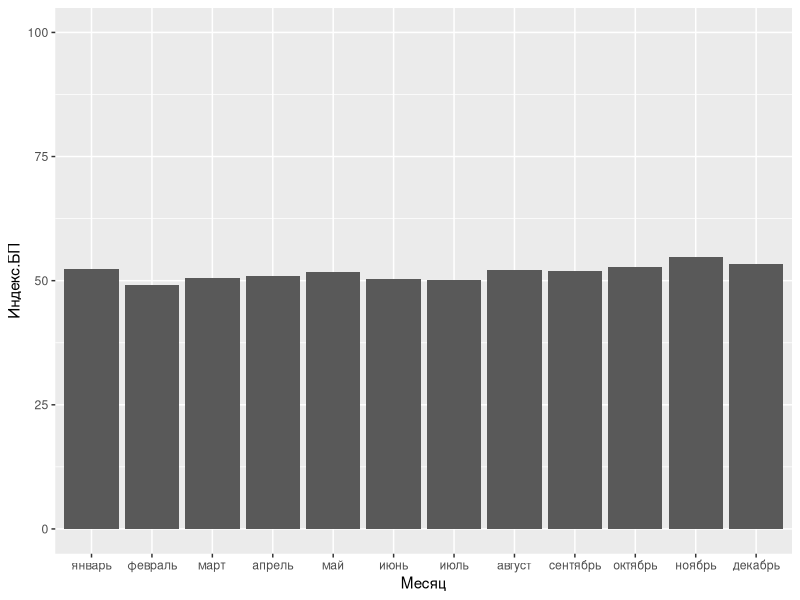
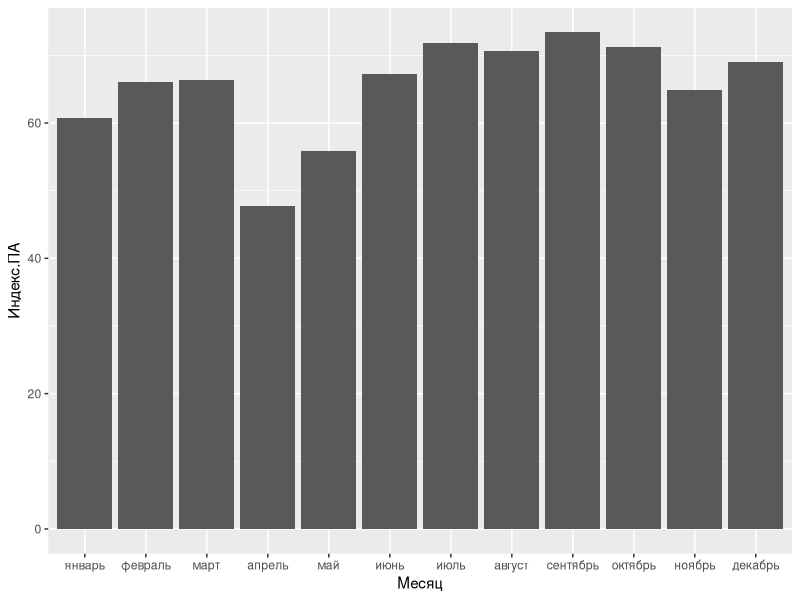
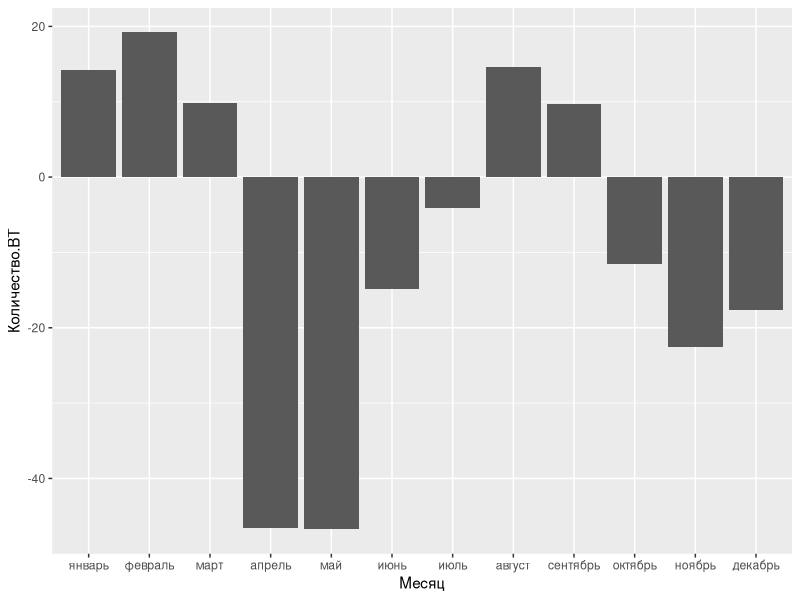
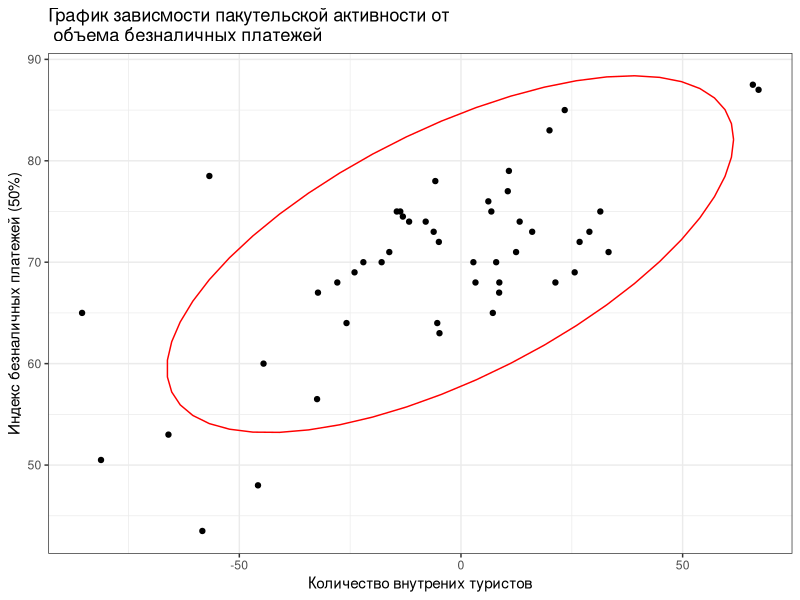
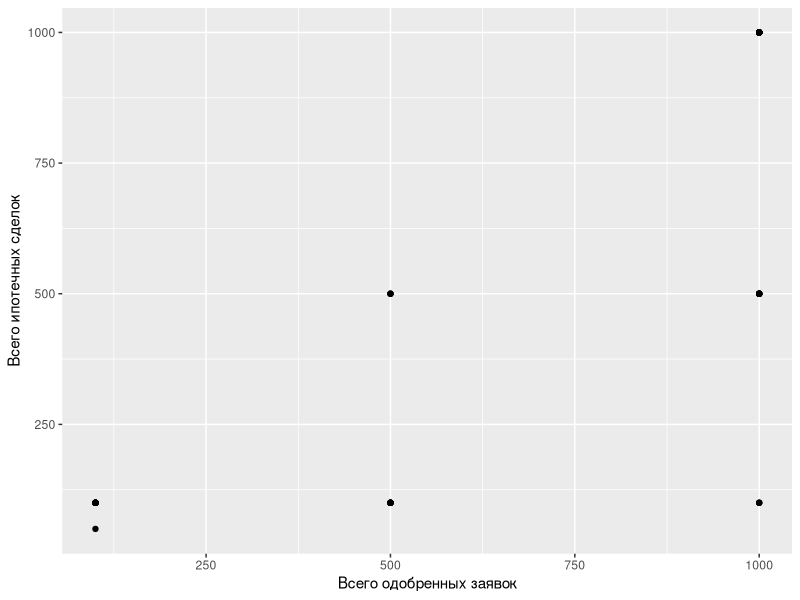
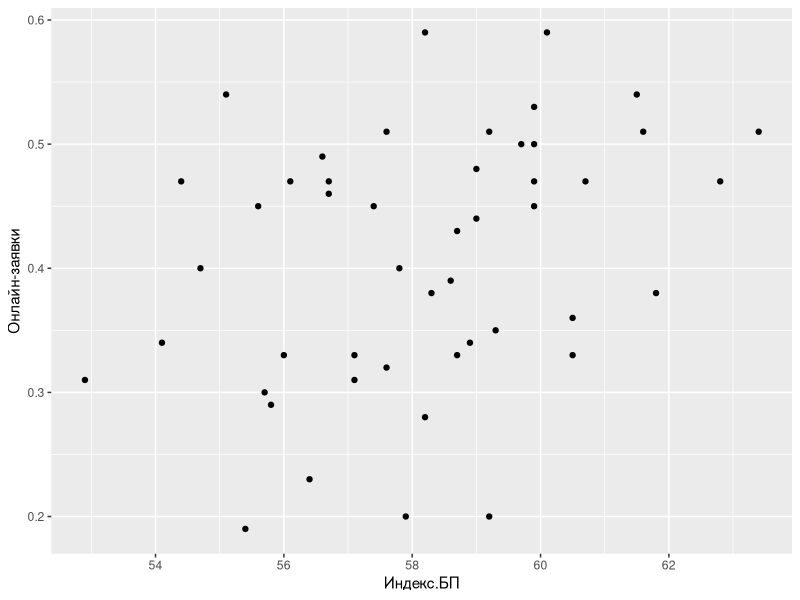
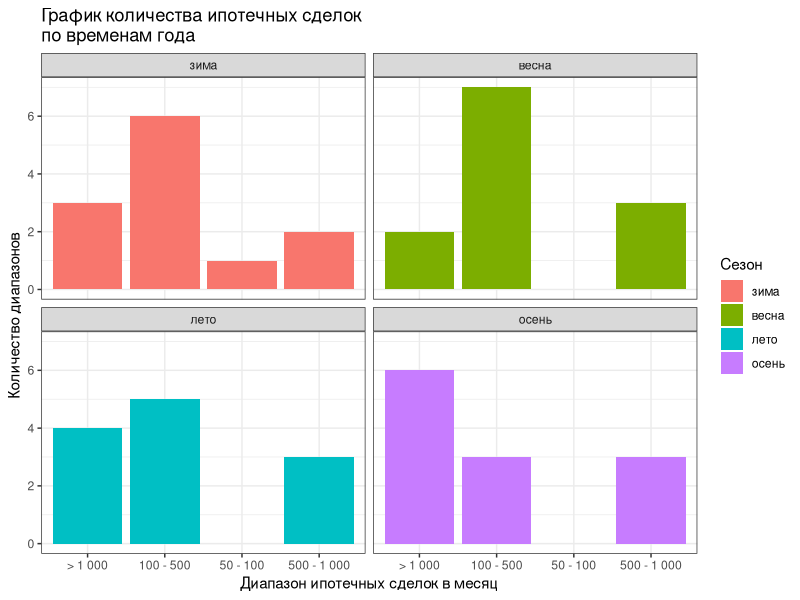
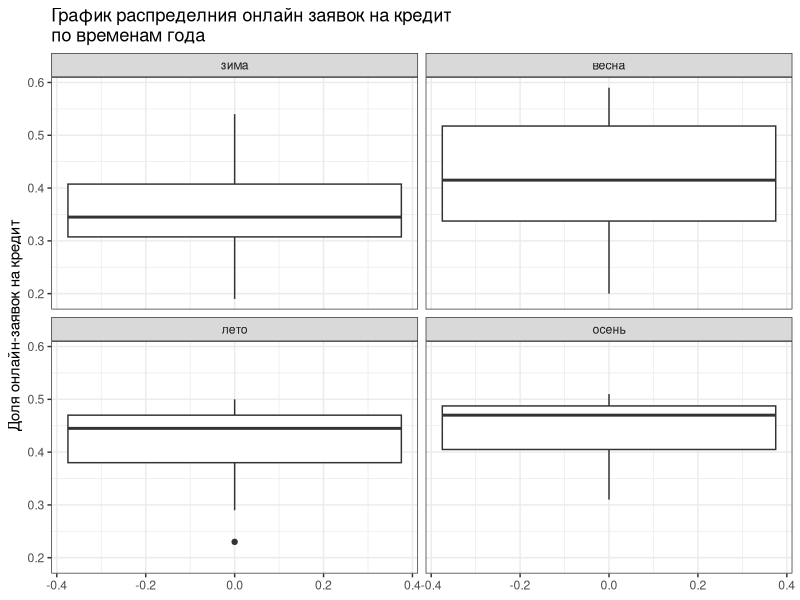

R code for these plots, in order:
setwd('/Users/yadonistroman/Documents/GitHub/trustus-r/data')
library(tidyverse)
library(readxl)
df <- read_excel('total.xlsx')


df_for_hist <- df %>% group_by(Месяц) %>% summarise(Индекс.БП = round(mean(Индекс.БП), 1),
                                                    Индекс.ПА = round(mean(Индекс.ПА), 1),
                                                    Количество.ВТ = round(mean(Количество.ВТ), 1))

df_for_hist$Месяц <- factor(df_for_hist$Месяц, levels = c('январь', 'февраль', 'март', 'апрель', 'май', 'июнь', 
                                                          'июль', 'август', 'сентябрь', 'октябрь', 'ноябрь', 'декабрь'))

ggplot(data = df_for_hist, aes(x = Месяц, y = Индекс.БП)) + geom_col() + ylim(0, 100) 

ggplot(data = df_for_hist, aes(x = Месяц, y = Индекс.ПА)) + geom_col()

ggplot(data = df_for_hist, aes(x = Месяц, y = Количество.ВТ)) + geom_col()


BP <- ggplot(data = df, aes(y = Индекс.БП)) + geom_boxplot() + facet_wrap(~Месяц)
str(BP)
BP$layers$geom$extra_params
?geom_boxplot

extra <- function(data) {
  iqr <- IQR(data)
  q1 <- quantile(data, 0.25)
  q3 <- quantile(data, 0.75)
  lower_b <- q1 - 1.5 * iqr
  upper_b <- q3 + 1.5 * iqr
  return(c(lower_b, upper_b))
}

test_pa <- extra(df$Индекс.ПА)
df_out_index_pa <- df[df$Индекс.ПА < test_pa[1] | df$Индекс.ПА > test_pa[2], ]

test_bp <- extra(df$Индекс.БП)
df_out_index_bp <- df[df$Индекс.БП < test_bp[1] | df$Индекс.БП > test_bp[2], ]

test_vt <- extra(df$Количество.ВТ)
df_out_count_vt <- df[df$Количество.ВТ < test_vt[1] | df$Количество.ВТ > test_vt[2], ]

df_top_pa <- df %>% 
  group_by(Регион) %>% 
  summarise(`Индекс.ПА` = round(mean(Индекс.ПА), 1))

df_top_pa <- arrange(df_top_pa, desc(Индекс.ПА)) %>% top_n(30)

df_top_bp <- df %>% 
  group_by(Регион) %>% 
  summarise(`Индекс.БП` = round(mean(Индекс.БП), 1))

df_top_bp <- arrange(df_top_bp, desc(Индекс.БП)) %>% top_n(30)

df_top_bp_pa <- inner_join(df_top_bp, df_top_pa, by = 'Регион')

df_top <- df[df$Регион %in% df_top_bp_pa$Регион, ]

df_top <- df_top[df_top$Количество.ВТ > 0, ]

target_v <- c('калининградская область', 'камчатский край', 'кировская область', 'нижегородская область')
df_final <- df[df$Регион %in% target_v, ]

ggplot(data = df_final, aes(x = Количество.ВТ, y = Индекс.ПА)) + 
  geom_point() +
  theme_bw() +
  stat_ellipse(color = 'red') +
  labs(title = 'График зависмости пакутельской активности от\n объема безналичных платежей',
       x = 'Количество внутрених туристов',
       y = 'Индекс безналичных платежей (50%)')

cor.test(df_final$Количество.ВТ, df_final$Индекс.ПА)

df_ipot_cred <- df_final %>% select(Регион, `Всего одобренных заявок`, `Всего ипотечных сделок`)

df_ipot_cred$`Всего одобренных заявок` <- gsub(' ', '', df_ipot_cred$`Всего одобренных заявок`)
df_ipot_cred$`Всего ипотечных сделок` <- gsub(' ', '', df_ipot_cred$`Всего ипотечных сделок`)
df_ipot_cred$`Всего ипотечных сделок`  <- gsub('>', '', df_ipot_cred$`Всего ипотечных сделок`)
cred_list <- strsplit(df_ipot_cred$`Всего одобренных заявок`, '-')
ipot_list <- strsplit(df_ipot_cred$`Всего ипотечных сделок`, '-')

cred_v <- c()
for (i in cred_list) {
  cred_v <- c(cred_v, i[1])
}
df_ipot_cred$`Всего одобренных заявок` <- as.numeric(cred_v)

ipot_v <- c()
for (i in ipot_list) {
  ipot_v <- c(ipot_v, i[1])
}
df_ipot_cred$`Всего ипотечных сделок` <- as.numeric(ipot_v)

cor.test(df_ipot_cred$`Всего одобренных заявок`, df_ipot_cred$`Всего ипотечных сделок`)

ggplot(data = df_ipot_cred, aes(x = `Всего одобренных заявок`, y = `Всего ипотечных сделок`)) +
  geom_point()

cor.test(df_final$Индекс.БП, df_final$`Онлайн-заявки`)

ggplot(data = df_final, aes(x = Индекс.БП, y = `Онлайн-заявки`)) +
  geom_point()

season_v <- rep(c('зима', 'весна', 'лето', 'осень'), each=3)
season_v <- season_v[2:12]
season_v <- c(season_v, season_v[1])
season_v <- rep(season_v, 4)
print(season_v)

df_final <- df_final %>% add_column('Сезон' = season_v, .before = 'Квартал')
df_final$Сезон <- factor(df_final$Сезон, levels = c('зима', 'весна', 'лето', 'осень'))

ggplot(data = df_final, aes(x = `Всего ипотечных сделок`, fill = Сезон)) + 
  geom_bar() + 
  theme_bw() +
  facet_wrap(~Сезон) +
  ggtitle('График количества ипотечных сделок \nпо временам года') +
  xlab('Диапазон ипотечных сделок в месяц') +
  ylab('Количество диапазонов')

ggplot(data = df_final, aes(y = `Онлайн-заявки`)) + 
  geom_boxplot() +
  theme_bw() +
  facet_wrap(~Сезон) +
  ggtitle('График распределния онлайн заявок на кредит \nпо временам года') +
  ylab('Доля онлайн-заявок на кредит')

ggplot(data = df_final, aes(y = `Офлайн-заявки`)) + 
  geom_boxplot() +
  theme_bw() +
  facet_wrap(~Сезон) +
  ggtitle('График распределния онлайн заявок на кредит \nпо временам года') +
  ylab('Доля онлайн-заявок на кредит')

chisq.test(df_final$`Онлайн-заявки`, df_final$Сезон)
?fisher.test

ggplot(data = df_final, aes(y = `Доля сделок, вторичка`)) + 
  geom_boxplot() +
  theme_bw() +
  facet_wrap(~Сезон) +
  ggtitle('График распределния доли ипотечных сделок \nна вторичке по временам года') +
  ylab('Доля ипотечных сделок, вторичка')

ggplot(data = df_final, aes(y = `Доля сделок, первичка`)) + 
  geom_boxplot() +
  theme_bw() +
  facet_wrap(~Сезон) +
  ggtitle('График распределния доли ипотечных сделок \nна вторичке по временам года') +
  ylab('Доля ипотечных сделок, вторичка')

chisq.test(df_final$`Доля сделок, вторичка`, df_final$Сезон)
